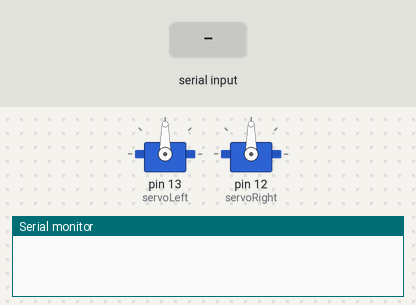
Recording of a sketch running on a simulated Arduino Uno, built with avr-gcc and run on an emulated ATmega328P. Shown: 2 × servo, the last lines printed to the serial monitor. The test bench sets the inputs (shaded band).

Above: at 1.2 s.
1.3 s: "F" received over Serial
At 2.5 s:
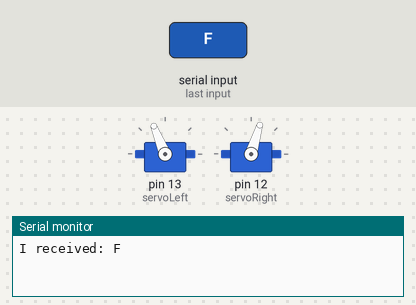
2.8 s: byte 51 ('3') received over Serial
At 3.8 s:
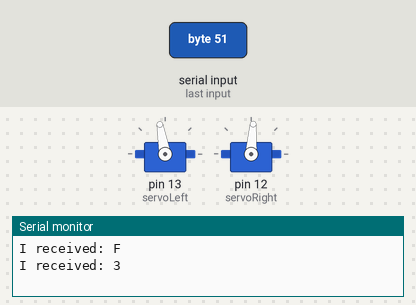
4.3 s: "B" received over Serial
At 4.9 s:
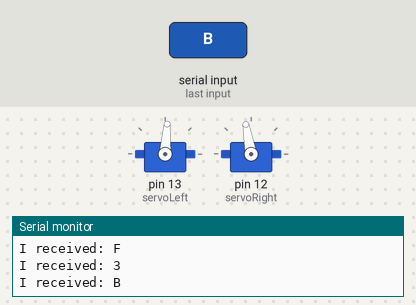
5.8 s: "R" received over Serial
At 6.1 s:
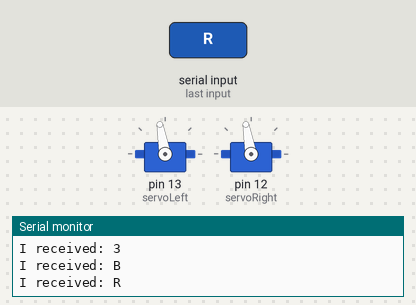
7.3 s: "J" received over Serial
At 8.4 s:
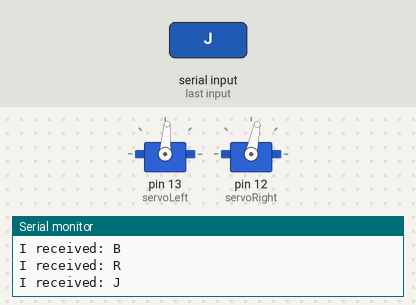
8.8 s: "G" received over Serial
At 9.6 s:
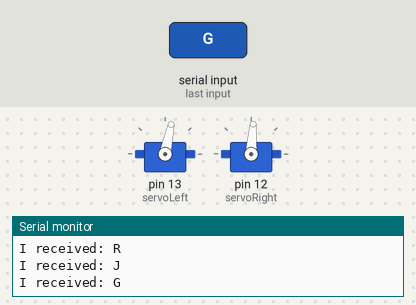
Timing chart, 0 to 11.3 s (numbered marks = the images above; inputs shaded):
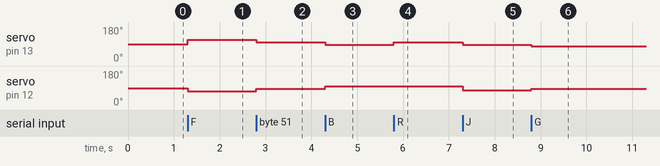

The sketch:

BaBy8.ino
```cpp
#include <Servo.h>
Servo servoRight;
Servo servoLeft;

char dataIn='S';
char determinant;
char det;
int vel = 200; //Bluetooth Stuff

void setup() {
  // put your setup code here, to run once:
  servoLeft.attach(13);
  servoRight.attach(12);
  Serial.begin(9600);
}

void forward(){
  servoLeft.writeMicroseconds(1600);
  servoRight.writeMicroseconds(1400);
}

void backward(){
  servoLeft.writeMicroseconds(1400);
  servoRight.writeMicroseconds(1600);
}

void turnRight(){
  servoLeft.writeMicroseconds(1400);
  servoRight.writeMicroseconds(1400);
}

void turnLeft(){
  servoLeft.writeMicroseconds(1600);
  servoRight.writeMicroseconds(1600);
}

void stopservos(){
  servoLeft.writeMicroseconds(1500);
  servoRight.writeMicroseconds(1500);
}

void loop() {det = check();
  // put your main code here, to run repeatedly:
  while (det == 'F'){  // F, move forward
       servoLeft.writeMicroseconds(1500+vel);
       servoRight.writeMicroseconds(1500-vel);
       det = check();}

  while (det == 'B'){   // B, move back
       servoLeft.writeMicroseconds(1500-vel);
       servoRight.writeMicroseconds(1500+vel);
       det = check();}

  while (det == 'L'){   // L, move wheels left
       servoLeft.writeMicroseconds(1500-vel);
       servoRight.writeMicroseconds(1500-vel);
       det = check();}

  while (det == 'R'){   // R, move wheels right
       servoLeft.writeMicroseconds(1500+vel);
       servoRight.writeMicroseconds(1500+vel);
       det = check();}

  while (det == 'I'){   // I, turn right forward
       servoLeft.writeMicroseconds(1500+vel);
       servoRight.writeMicroseconds(1500+vel*2);
       det = check();}

  while (det == 'J'){   // J, turn right back
       servoLeft.writeMicroseconds(1500-vel);
       servoRight.writeMicroseconds(1500-vel*2);
       det = check();}

  while (det == 'G'){   // G, turn left forward
       servoLeft.writeMicroseconds(1500-vel*2);
       servoRight.writeMicroseconds(1500-vel);
       det = check();}

  while (det == 'H'){   // H, turn left back
       servoLeft.writeMicroseconds(1500+vel*2);
       servoRight.writeMicroseconds(1500+vel);
       det = check();}

  while (det == 'S'){   // S, stop
       servoLeft.writeMicroseconds(1500);
       servoRight.writeMicroseconds(1500);
       det = check();}

}
int check()
  {if( Serial.available()>0){
  // if data is available to read
   dataIn = Serial.read();         // read it and store it in 'val'
   Serial.print("I received: ");
   Serial.println(dataIn);
   if (dataIn == 'F'){determinant = 'F';}
        else if (dataIn == 'B'){determinant = 'B';}else if (dataIn == 'L'){determinant = 'L';}
        else if (dataIn == 'R'){determinant = 'R';}else if (dataIn == 'I'){determinant = 'I';}
        else if (dataIn == 'J'){determinant = 'J';}else if (dataIn == 'G'){determinant = 'G';}
        else if (dataIn == 'H'){determinant = 'H';}else if (dataIn == 'S'){determinant = 'S';}
        else if (dataIn == '0'){vel = 0;}else if (dataIn == '1'){vel = 38;}
        else if (dataIn == '2'){vel = 56;}else if (dataIn == '3'){vel = 74;}
        else if (dataIn == '4'){vel = 92;}else if (dataIn == '5'){vel = 110;}
        else if (dataIn == '6'){vel = 128;}else if (dataIn == '7'){vel = 146;}
        else if (dataIn == '8'){vel = 164;}else if (dataIn == '9'){vel = 182;}
        else if (dataIn == 'q'){vel = 200;}
        else if (dataIn == 'U'){determinant = 'U';}else if (dataIn == 'u'){determinant = 'u';}
        else if (dataIn == 'W'){determinant = 'W';}else if (dataIn == 'w'){determinant = 'w';}
  }return determinant;}
```

Measured:
- after the input at 1.3 s, servo on pin 13 (servoLeft): 90° → 112° at once; servo on pin 12 (servoRight): 90° → 73° at once
- after the input at 2.8 s, servo on pin 13 (servoLeft): 112° → 100° at once; servo on pin 12 (servoRight): 73° → 86° at once
- after the input at 4.3 s, servo on pin 13 (servoLeft): 100° → 86° at once; servo on pin 12 (servoRight): 86° → 100° at once
- after the input at 5.8 s, servo on pin 13 (servoLeft): 86° → 100° at once
- after the input at 7.3 s, servo on pin 13 (servoLeft): 100° → 86° at once; servo on pin 12 (servoRight): 100° → 78° at once
- after the input at 8.8 s, servo on pin 13 (servoLeft): 86° → 78° at once; servo on pin 12 (servoRight): 78° → 86° at once
